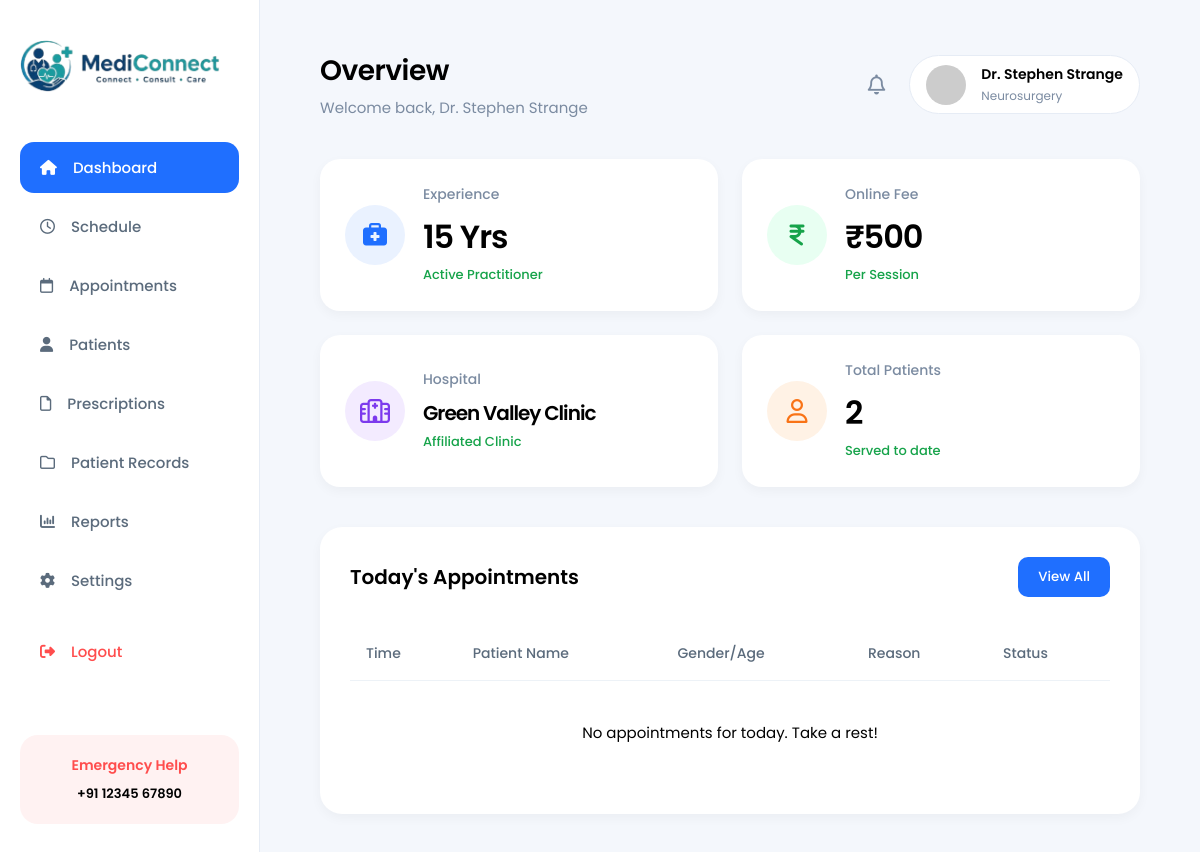
/accounts/doctor/dashboard/ (signed in), run on the app's committed database.
### accounts/models.py (models this page shows, shortened)
class DoctorProfile(models.Model):
    user = models.OneToOneField(User, on_delete=models.CASCADE)
    hospital = models.ForeignKey('core.Hospital', on_delete=models.CASCADE)
    specialization = models.CharField(max_length=100)
    experience_years = models.IntegerField(default=0)
    doctor_pic = models.ImageField(upload_to='profiles/doctors', blank=True, null=True)
    fees_online = models.IntegerField(default=0)
    fees_offline = models.IntegerField(default=0)
    bio = models.TextField(blank=True)
    is_available = models.BooleanField(default=True)

class User(AbstractUser):
    ROLE_CHOICES = (
        ('PATIENT', 'Patient'),
        ('DOCTOR', 'Doctor'),
        ('ADMIN', 'Admin'),
    )
    role = models.CharField(max_length=20, choices=ROLE_CHOICES)
    phone = models.CharField(max_length=15, blank=True)

### core/models.py (models this page shows, shortened)
class Hospital(models.Model):
    name = models.CharField(max_length=200)
    state = models.CharField(max_length=100)
    phone = models.CharField(max_length=15)
    address = models.TextField()
    email = models.EmailField(blank=True)

### accounts/views.py (the view)
# urls.py: path('doctor/dashboard/', views.doctor_dashboard, name='doctor_dashboard'),
@login_required
def doctor_dashboard(request):
    if request.user.role != 'DOCTOR':
        messages.error(request, 'Access denied')
        return redirect('home')
    doctor = DoctorProfile.objects.get(user=request.user)
    from booking.models import Appointment
    from datetime import date
    today = date.today()
    today_appointments = Appointment.objects.filter(doctor=doctor, appointment_date=today).order_by('start_time')
    total_patients = Appointment.objects.filter(doctor=doctor).values('patient').distinct().count()
    context = {
        'doctor': doctor,
        'today_appointments': today_appointments,
        'total_patients': total_patients,
    }
    return render(request, 'accounts/doctor_dashboard.html', context)

### templates/accounts/doctor_dashboard.html (shortened to what this page needs)
{% load static %}
<!DOCTYPE html>
<html lang="en">
<head>
  <link rel="stylesheet" href="https://cdnjs.cloudflare.com/ajax/libs/font-awesome/6.5.1/css/all.min.css" />
</head>
<body>
  <div class="dashboard-container">
    <aside class="sidebar">
      <a href="{% url 'home' %}" style="text-decoration: none;">
        <div class="logo-container">
          <img src="{% static 'images/logo.png' %}" alt="Logo"
            onerror="this.style.display='none'; this.nextElementSibling.style.display='block';">
        </div>
      </a>
      <ul class="menu">
        <li {% if request.resolver_match.url_name == 'doctor_dashboard' %}class="active"{% endif %}>
          <a href="{% url 'doctor_dashboard' %}">
            <i class="fa-solid fa-house"></i> Dashboard
          </a>
        </li>
        <li {% if request.resolver_match.url_name == 'manage_availability' %}class="active"{% endif %}>
          <a href="{% url 'manage_availability' %}">
            <i class="fa-regular fa-clock"></i> Schedule
          </a>
        </li>
        <li {% if request.resolver_match.url_name == 'doctor_appointments' %}class="active"{% endif %}>
          <a href="{% url 'doctor_appointments' %}">
            <i class="fa-regular fa-calendar"></i> Appointments
          </a>
        </li>
        <li {% if request.resolver_match.url_name == 'doctor_patients' %}class="active"{% endif %}>
          <a href="{% url 'doctor_patients' %}">
            <i class="fa-solid fa-user"></i> Patients
          </a>
        </li>
        <li {% if request.resolver_match.url_name == 'doctor_prescriptions' %}class="active"{% endif %}>
          <a href="{% url 'doctor_prescriptions' %}">
            <i class="fa-regular fa-file"></i> Prescriptions
          </a>
        </li>
        <li {% if request.resolver_match.url_name == 'doctor_records' %}class="active"{% endif %}>
          <a href="{% url 'doctor_records' %}">
            <i class="fa-regular fa-folder"></i> Patient Records
          </a>
        </li>
        <li {% if request.resolver_match.url_name == 'doctor_reports' %}class="active"{% endif %}>
          <a href="{% url 'doctor_reports' %}">
            <i class="fa-solid fa-chart-column"></i> Reports
          </a>
        </li>
        <li {% if request.resolver_match.url_name == 'update_profile' %}class="active"{% endif %}>
          <a href="{% url 'update_profile' %}">
            <i class="fa-solid fa-gear"></i> Settings
          </a>
        </li>
        <li style="margin-top: 20px;">
          <a href="{% url 'logout' %}" style="color: #ff4d4d;">
            <i class="fa-solid fa-right-from-bracket"></i> Logout
          </a>
        </li>
      </ul>
      <div class="emergency-box">
        <h3>Emergency Help</h3>
        <p>+91 12345 67890</p>
      </div>
    </aside>
    <main class="main-content">
      {% block doctor_main %}
        {% include 'accounts/doctor_dashboard_overview.html' %}
      {% endblock %}
    </main>
  </div>
</body>
</html>

### templates/accounts/doctor_dashboard_overview.html
      <div class="topbar">
        <div>
          <h1>Overview</h1>
          <p>Welcome back, Dr. {{ doctor.user.get_full_name|default:doctor.user.username }}</p>
        </div>
        <div class="profile">
          <i class="fa-regular fa-bell"></i>
          <div class="profile-box">
            <img
              src="{% if doctor.doctor_pic %}{{ doctor.doctor_pic.url }}{% else %}https://ui-avatars.com/api/?name={{ doctor.user.get_full_name|default:doctor.user.username|urlencode }}&background=f3f4f6&color=111827{% endif %}"
              alt="Profile">
            <div class="profile-info">
              <h4>Dr. {{ doctor.user.get_full_name|default:doctor.user.username }}</h4>
              <p>{{ doctor.specialization }}</p>
            </div>
          </div>
        </div>
      </div>
      <div class="cards">
        <div class="card">
          <div class="icon blue">
            <i class="fa-solid fa-briefcase-medical"></i>
          </div>
          <div>
            <p>Experience</p>
            <h2>{{ doctor.experience_years }} Yrs</h2>
            <span>Active Practitioner</span>
          </div>
        </div>
        <div class="card">
          <div class="icon green">
            <i class="fa-solid fa-indian-rupee-sign"></i>
          </div>
          <div>
            <p>Online Fee</p>
            <h2>₹{{ doctor.fees_online }}</h2>
            <span>Per Session</span>
          </div>
        </div>
        <div class="card">
          <div class="icon purple">
            <i class="fa-regular fa-hospital"></i>
          </div>
          <div>
            <p>Hospital</p>
            <h2 title="{{ doctor.hospital.name }}" style="font-size: 20px; margin-top: 8px;">
              {{ doctor.hospital.name|truncatechars:20 }}</h2>
            <span>Affiliated Clinic</span>
          </div>
        </div>
        <div class="card">
          <div class="icon orange">
            <i class="fa-regular fa-user"></i>
          </div>
          <div>
            <p>Total Patients</p>
            <h2>{{ total_patients }}</h2>
            <span>Served to date</span>
          </div>
        </div>
      </div>
      <div class="table-section">
        <div class="table-header">
          <h2>Today's Appointments</h2>
          <button>View All</button>
        </div>
        <table>
          <thead>
            <tr>
              <th>Time</th>
              <th>Patient Name</th>
              <th>Gender/Age</th>
              <th>Reason</th>
              <th>Status</th>
            </tr>
          </thead>
          <tbody>
            {% for appt in today_appointments %}
            <tr>
              <td style="font-weight: 500;">{{ appt.start_time|time:"h:i A" }}</td>
              <td>{{ appt.patient.user.get_full_name|default:appt.patient.user.username }}</td>
              <td style="color: var(--text-muted);">{{ appt.patient.gender|default:"N/A" }}</td>
              <td>{{ appt.symptoms|default:"Checkup" }}</td>
              <td><span class="status {{ appt.status }}">{{ appt.status|title }}</span></td>
            </tr>
            {% empty %}
            <tr>
              <td colspan="5" style="text-align: center; color: var(--text-muted); padding: 40px 0;">
                No appointments for today. Take a rest!
              </td>
            </tr>
            {% endfor %}
          </tbody>
        </table>
      </div>

### templates/accounts/doctor_dashboard.html (style rules this page uses)
* { margin: 0; padding: 0; box-sizing: border-box; font-family: 'Poppins', sans-serif; }
body { background: #f4f7fc; color: #000000; }
.dashboard-container { display: flex; height: 100vh; overflow: hidden; }
.sidebar { width: 260px; background: white; padding: 40px 20px; border-right: 1px solid #e6ecf5; display: flex; flex-direction: column; overflow-y: auto; }
.logo-container { display: flex; align-items: center; gap: 12px; margin-bottom: 50px; }
.logo-container img { width: 200px; object-fit: contain; }
.menu { list-style: none; flex: 1; }
.menu li { margin-bottom: 8px; }
.menu li a { text-decoration: none; padding: 14px 20px; display: flex; align-items: center; gap: 16px; color: #5b6b7c; border-radius: 14px; font-size: 15px; font-weight: 500; transition: all 0.3s ease; }
.menu li:hover a, .menu li.active a { background: #1f6fff; color: white; }
.emergency-box { margin-top: auto; background: #fff2f2; padding: 20px; border-radius: 18px; text-align: center; }
.emergency-box h3 { color: #ff4d4d; font-size: 14px; font-weight: 600; }
.emergency-box p { margin-top: 8px; font-weight: 600; font-size: 13px; color: #000000; }
.main-content { flex: 1; padding: 50px 60px; overflow-y: auto; }
.topbar { display: flex; justify-content: space-between; align-items: center; margin-bottom: 40px; }
.topbar h1 { font-size: 28px; font-weight: 600; letter-spacing: -0.5px; margin-bottom: 4px; }
.topbar p { color: #7b8ba1; font-size: 15px; }
.profile { display: flex; align-items: center; gap: 24px; }
.profile i { font-size: 20px; color: #7b8ba1; cursor: pointer; transition: color 0.2s; }
.profile-box { display: flex; align-items: center; gap: 15px; padding: 8px 16px; border: 1px solid #e6ecf5; border-radius: 50px; background: white; }
.profile-box img { width: 40px; height: 40px; border-radius: 50%; object-fit: cover; }
.profile-info h4 { font-size: 14px; font-weight: 600; }
.profile-info p { font-size: 12px; color: #7b8ba1; margin-top: 2px; }
.cards { display: grid; grid-template-columns: repeat(4, 1fr); gap: 24px; margin-bottom: 40px; }
.card { background: white; padding: 25px; border-radius: 20px; display: flex; align-items: center; gap: 18px; box-shadow: 0 4px 12px rgba(0, 0, 0, 0.04); transition: transform 0.2s, box-shadow 0.2s; }
.icon { width: 60px; height: 60px; border-radius: 50%; display: flex; justify-content: center; align-items: center; font-size: 24px; flex-shrink: 0; }
.blue { background: #eaf2ff; color: #1f6fff; }
.green { background: #e8fff2; color: #16a34a; }
.purple { background: #f3ebff; color: #7c3aed; }
.orange { background: #fff2e5; color: #f97316; }
.card p { color: #7b8ba1; margin-bottom: 8px; font-size: 14px; font-weight: 500; }
.card h2 { font-size: 32px; font-weight: 600; letter-spacing: -1px; }
.card span { font-size: 13px; font-weight: 500; color: #16a34a; }
.table-section { background: white; border-radius: 22px; padding: 30px; box-shadow: 0 4px 12px rgba(0, 0, 0, 0.04); }
.table-header { display: flex; justify-content: space-between; align-items: center; margin-bottom: 30px; }
.table-header h2 { font-size: 20px; font-weight: 600; }
.table-header button { border: none; padding: 10px 20px; border-radius: 10px; background: #1f6fff; color: white; font-weight: 500; cursor: pointer; transition: opacity 0.2s; }
table { width: 100%; border-collapse: collapse; }
table th { text-align: left; padding: 16px; color: #5b6b7c; font-weight: 500; font-size: 14px; border-bottom: 1px solid #edf2f7; }
table td { padding: 20px 16px; border-bottom: 1px solid #edf2f7; font-size: 15px; }
table tr:last-child td { border-bottom: none; }
@media (max-width: 1200px) { .cards { grid-template-columns: repeat(2, 1fr); } }

### data on the page
DoctorProfile: user.get_full_name "Stephen Strange", specialization "Neurosurgery", experience_years "15", fees_online "500", hospital.name "Green Valley Clinic"

### other printed values
{{ total_patients }} "2"
